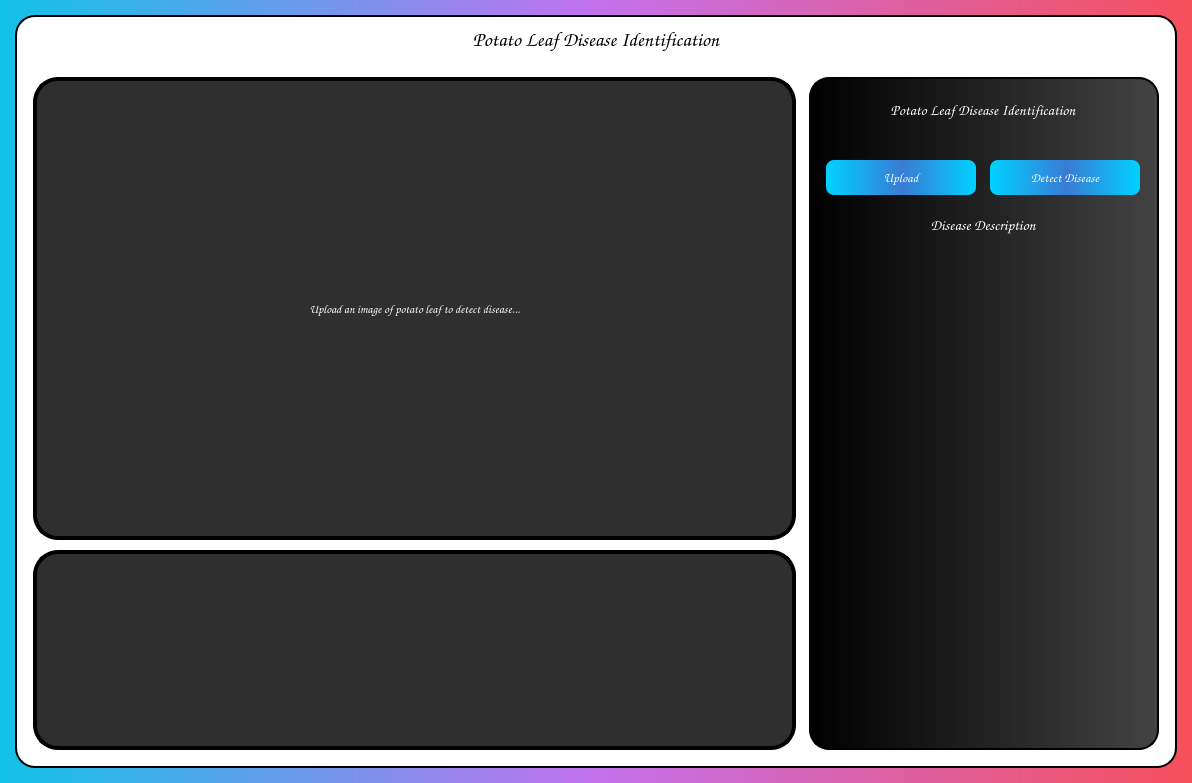
<?xml version="1.0" encoding="UTF-8"?>
<ui version="4.0">
 <class>MainWindow</class>
 <widget class="QMainWindow" name="MainWindow">
  <property name="geometry">
   <rect>
    <x>0</x>
    <y>0</y>
    <width>1192</width>
    <height>783</height>
   </rect>
  </property>
  <property name="cursor">
   <cursorShape>ArrowCursor</cursorShape>
  </property>
  <property name="mouseTracking">
   <bool>false</bool>
  </property>
  <property name="windowTitle">
   <string>Potato Leaf Disease Identification</string>
  </property>
  <property name="windowOpacity">
   <double>100.000000000000000</double>
  </property>
  <property name="autoFillBackground">
   <bool>false</bool>
  </property>
  <property name="styleSheet">
   <string notr="true">background-image: qlineargradient(spread:pad, x1:0, y1:0, x2:1, y2:0, stop:0 rgba(173,83,137,1), stop:1 rgba(60,16,83,1));

</string>
  </property>
  <property name="iconSize">
   <size>
    <width>28</width>
    <height>28</height>
   </size>
  </property>
  <property name="animated">
   <bool>true</bool>
  </property>
  <property name="tabShape">
   <enum>QTabWidget::Rounded</enum>
  </property>
  <widget class="QWidget" name="centralWidget">
   <property name="layoutDirection">
    <enum>Qt::LeftToRight</enum>
   </property>
   <property name="autoFillBackground">
    <bool>false</bool>
   </property>
   <property name="styleSheet">
    <string notr="true">background: qlineargradient(spread:pad, x1:0, y1:0, x2:1, y2:0, stop:0 rgba(18,194,233,1), stop:0.5 rgba(196,113,237,1), stop:1 rgba(246,79,89,1));
</string>
   </property>
   <layout class="QGridLayout" name="gridLayout_6">
    <property name="leftMargin">
     <number>15</number>
    </property>
    <property name="topMargin">
     <number>15</number>
    </property>
    <property name="rightMargin">
     <number>15</number>
    </property>
    <property name="bottomMargin">
     <number>15</number>
    </property>
    <property name="horizontalSpacing">
     <number>15</number>
    </property>
    <property name="verticalSpacing">
     <number>9</number>
    </property>
    <item row="1" column="0">
     <widget class="QWidget" name="mainPannel" native="true">
      <property name="styleSheet">
       <string notr="true">background: #ffffff;



 border: 2px solid black;
border-radius: 20px;
color: black;</string>
      </property>
      <layout class="QGridLayout" name="gridLayout">
       <property name="leftMargin">
        <number>18</number>
       </property>
       <property name="topMargin">
        <number>12</number>
       </property>
       <property name="rightMargin">
        <number>18</number>
       </property>
       <property name="bottomMargin">
        <number>18</number>
       </property>
       <property name="horizontalSpacing">
        <number>13</number>
       </property>
       <property name="verticalSpacing">
        <number>10</number>
       </property>
       <item row="0" column="0" colspan="2">
        <widget class="QLabel" name="head_2">
         <property name="maximumSize">
          <size>
           <width>16777215</width>
           <height>40</height>
          </size>
         </property>
         <property name="font">
          <font>
           <family>Comic Sans MS</family>
           <pointsize>15</pointsize>
           <weight>75</weight>
           <italic>false</italic>
           <bold>true</bold>
           <underline>false</underline>
          </font>
         </property>
         <property name="autoFillBackground">
          <bool>false</bool>
         </property>
         <property name="styleSheet">
          <string notr="true">background: Transparent;
color: black;
border: 0px;</string>
         </property>
         <property name="text">
          <string>Potato Leaf Disease Identification</string>
         </property>
         <property name="textFormat">
          <enum>Qt::RichText</enum>
         </property>
         <property name="alignment">
          <set>Qt::AlignHCenter|Qt::AlignTop</set>
         </property>
         <property name="margin">
          <number>2</number>
         </property>
        </widget>
       </item>
       <item row="1" column="1" rowspan="2">
        <widget class="QWidget" name="sidePannel" native="true">
         <property name="maximumSize">
          <size>
           <width>350</width>
           <height>16777215</height>
          </size>
         </property>
         <property name="layoutDirection">
          <enum>Qt::LeftToRight</enum>
         </property>
         <property name="autoFillBackground">
          <bool>false</bool>
         </property>
         <property name="styleSheet">
          <string notr="true">background: qlineargradient(spread:pad, x1:0, y1:0, x2:1, y2:0, stop:0 rgba(0,0,0,1), stop:1 rgba(67,67,67,1));


 border: 2px solid black;
border-radius: 20px;
color:white;</string>
         </property>
         <layout class="QGridLayout" name="gridLayout_3">
          <item row="0" column="0" colspan="2">
           <widget class="QLabel" name="head_3">
            <property name="maximumSize">
             <size>
              <width>16777215</width>
              <height>40</height>
             </size>
            </property>
            <property name="font">
             <font>
              <family>Comic Sans MS</family>
              <pointsize>11</pointsize>
              <weight>75</weight>
              <italic>false</italic>
              <bold>true</bold>
             </font>
            </property>
            <property name="autoFillBackground">
             <bool>false</bool>
            </property>
            <property name="styleSheet">
             <string notr="true">background: Transparent;
color: white;
border: 0px;</string>
            </property>
            <property name="text">
             <string>Potato Leaf Disease Identification</string>
            </property>
            <property name="textFormat">
             <enum>Qt::RichText</enum>
            </property>
            <property name="alignment">
             <set>Qt::AlignHCenter|Qt::AlignTop</set>
            </property>
            <property name="margin">
             <number>2</number>
            </property>
           </widget>
          </item>
          <item row="1" column="0">
           <widget class="QPushButton" name="select_button">
            <property name="maximumSize">
             <size>
              <width>150</width>
              <height>35</height>
             </size>
            </property>
            <property name="font">
             <font>
              <family>Comic Sans MS</family>
              <pointsize>10</pointsize>
              <weight>75</weight>
              <bold>true</bold>
             </font>
            </property>
            <property name="cursor">
             <cursorShape>PointingHandCursor</cursorShape>
            </property>
            <property name="styleSheet">
             <string notr="true">background: qlineargradient(spread:pad, x1:0, y1:0, x2:1, y2:0, stop:0 rgba(0,210,255,1), stop:0.51 rgba(58,123,213,1), stop:1 rgba(0,210,255,1));


border-radius: 8px;
border:0px;
color:white;</string>
            </property>
            <property name="text">
             <string>Upload</string>
            </property>
           </widget>
          </item>
          <item row="1" column="1">
           <widget class="QPushButton" name="detect_button">
            <property name="enabled">
             <bool>false</bool>
            </property>
            <property name="maximumSize">
             <size>
              <width>150</width>
              <height>35</height>
             </size>
            </property>
            <property name="font">
             <font>
              <family>Comic Sans MS</family>
              <pointsize>10</pointsize>
              <weight>75</weight>
              <italic>false</italic>
              <bold>true</bold>
             </font>
            </property>
            <property name="cursor">
             <cursorShape>PointingHandCursor</cursorShape>
            </property>
            <property name="styleSheet">
             <string notr="true">background: qlineargradient(spread:pad, x1:0, y1:0, x2:1, y2:0, stop:0 rgba(0,210,255,1), stop:0.51 rgba(58,123,213,1), stop:1 rgba(0,210,255,1));

border-radius: 8px;
color:white;
border:0px;</string>
            </property>
            <property name="text">
             <string>Detect Disease</string>
            </property>
            <property name="autoRepeat">
             <bool>false</bool>
            </property>
            <property name="flat">
             <bool>true</bool>
            </property>
           </widget>
          </item>
          <item row="2" column="0" colspan="2">
           <widget class="QLabel" name="head">
            <property name="maximumSize">
             <size>
              <width>16777215</width>
              <height>40</height>
             </size>
            </property>
            <property name="font">
             <font>
              <family>Comic Sans MS</family>
              <pointsize>11</pointsize>
              <weight>75</weight>
              <italic>false</italic>
              <bold>true</bold>
             </font>
            </property>
            <property name="autoFillBackground">
             <bool>false</bool>
            </property>
            <property name="styleSheet">
             <string notr="true">background: Transparent;
color: white;
border: 0px;</string>
            </property>
            <property name="text">
             <string>Disease Description</string>
            </property>
            <property name="textFormat">
             <enum>Qt::RichText</enum>
            </property>
            <property name="alignment">
             <set>Qt::AlignHCenter|Qt::AlignTop</set>
            </property>
            <property name="margin">
             <number>2</number>
            </property>
           </widget>
          </item>
          <item row="3" column="0" colspan="2">
           <widget class="QLabel" name="result_label">
            <property name="maximumSize">
             <size>
              <width>348</width>
              <height>450</height>
             </size>
            </property>
            <property name="font">
             <font>
              <family>Comic Sans MS</family>
              <pointsize>11</pointsize>
             </font>
            </property>
            <property name="styleSheet">
             <string notr="true">background:transparent;
border:0px;</string>
            </property>
            <property name="text">
             <string/>
            </property>
            <property name="textFormat">
             <enum>Qt::AutoText</enum>
            </property>
            <property name="scaledContents">
             <bool>false</bool>
            </property>
            <property name="alignment">
             <set>Qt::AlignLeading|Qt::AlignLeft|Qt::AlignTop</set>
            </property>
            <property name="wordWrap">
             <bool>true</bool>
            </property>
            <property name="margin">
             <number>8</number>
            </property>
            <property name="indent">
             <number>5</number>
            </property>
           </widget>
          </item>
         </layout>
        </widget>
       </item>
       <item row="2" column="0">
        <widget class="QFrame" name="bottomSp">
         <property name="maximumSize">
          <size>
           <width>16777215</width>
           <height>200</height>
          </size>
         </property>
         <property name="styleSheet">
          <string notr="true">background: rgb(47, 47, 47);
border: 4px solid;
border-radius:25px;</string>
         </property>
         <layout class="QGridLayout" name="gridLayout_2">
          <item row="0" column="0">
           <widget class="QLabel" name="result_label_2">
            <property name="font">
             <font>
              <family>Comic Sans MS</family>
              <pointsize>11</pointsize>
             </font>
            </property>
            <property name="styleSheet">
             <string notr="true">background: rgb(47, 47, 47);
border: 0px;
color: white;</string>
            </property>
            <property name="text">
             <string/>
            </property>
            <property name="alignment">
             <set>Qt::AlignLeading|Qt::AlignLeft|Qt::AlignTop</set>
            </property>
            <property name="wordWrap">
             <bool>true</bool>
            </property>
            <property name="margin">
             <number>6</number>
            </property>
            <property name="textInteractionFlags">
             <set>Qt::LinksAccessibleByMouse|Qt::TextSelectableByMouse</set>
            </property>
           </widget>
          </item>
         </layout>
        </widget>
       </item>
       <item row="1" column="0">
        <widget class="QLabel" name="canvas">
         <property name="font">
          <font>
           <family>Comic Sans MS</family>
           <pointsize>9</pointsize>
          </font>
         </property>
         <property name="styleSheet">
          <string notr="true">background: rgb(47, 47, 47);

color: white;
border: 4px solid;
border-radius:25px;
background-repeat: none;
</string>
         </property>
         <property name="text">
          <string>Upload an image of potato leaf to detect disease...</string>
         </property>
         <property name="alignment">
          <set>Qt::AlignCenter</set>
         </property>
        </widget>
       </item>
      </layout>
      <zorder>bottomSp</zorder>
      <zorder>canvas</zorder>
      <zorder>sidePannel</zorder>
      <zorder>head_2</zorder>
     </widget>
    </item>
   </layout>
  </widget>
 </widget>
 <resources>
  <include location="../Images.qrc"/>
 </resources>
 <connections/>
</ui>
